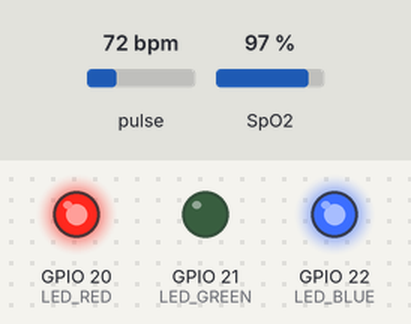
A sketch run on a simulated ESP32-C3. On the bench: output pins drawn as LEDs (lit = HIGH). The inputs (shaded band) are chosen by the test bench; at power-on: pulse 72 bpm, SpO2 97 %. What the sketch prints to the serial monitor is not drawn.

Above: at 2.4 s.
At 3.0 s:
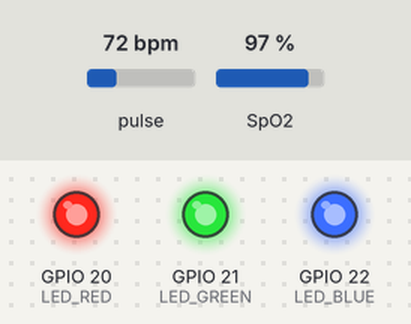
At 5.7 s:
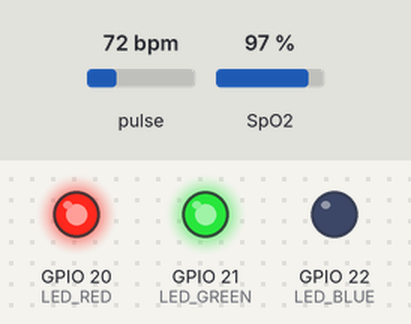
Timing chart, 0 to 7.2 s (numbered marks = the images above):
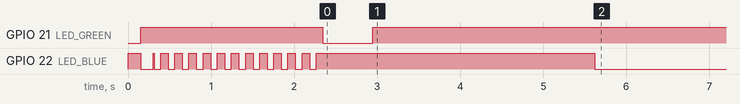

The sketch:

PruebaRL.ino
```cpp
#include <Wire.h>
#include "MAX30105.h"
#include "spo2_algorithm.h"

MAX30105 particleSensor;

#define XIAO_SDA 6
#define XIAO_SCL 7
#define BUFFER_SIZE 100

#define LED_RED 20
#define LED_GREEN 21
#define LED_BLUE 22

uint32_t irBuffer[BUFFER_SIZE];
uint32_t redBuffer[BUFFER_SIZE];

int32_t spo2;
int8_t validSPO2;
int32_t pulseRate;
int8_t validPulseRate;

// ===== VARIABLES OPTIMIZADAS =====
float finalLPM = 0;
float finalSpO2 = 0;
bool calibrado = false;
float factorCorreccion = 0.52;  // Ajustado: 100→52 (0.52) está bien
float ultimaLPMCruda = 0;

void apagarLEDS() {
  digitalWrite(LED_RED, HIGH);
  digitalWrite(LED_GREEN, HIGH);
  digitalWrite(LED_BLUE, HIGH);
}

void setup() {
  Serial.begin(115200);

  pinMode(LED_RED, OUTPUT);
  pinMode(LED_GREEN, OUTPUT);
  pinMode(LED_BLUE, OUTPUT);
  apagarLEDS();

  Serial.println(F("\n OXÍMETRO - MODO PRUEBAS (ESP32-C3)"));
  Serial.println(F("=====================================\n"));

  // Arranque visual corto
  digitalWrite(LED_GREEN, LOW); delay(150); digitalWrite(LED_GREEN, HIGH);
  digitalWrite(LED_BLUE, LOW);  delay(150); digitalWrite(LED_BLUE, HIGH);

  // I2C
  Wire.begin(XIAO_SDA, XIAO_SCL);
  Wire.setClock(400000); // Fast mode OK

  if (!particleSensor.begin(Wire, I2C_SPEED_FAST)) {
    Serial.println(F(" Sensor no detectado"));
    while (1) {
      digitalWrite(LED_RED, LOW); delay(250);
      digitalWrite(LED_RED, HIGH); delay(250);
    }
  }

  Serial.println(F("Sensor OK"));

  // ===== CONFIGURACIÓN LIGERA =====
  byte ledBrightness = 40;     // Menos corriente
  byte sampleAverage = 2;      // Menos carga interna
  byte ledMode = 2;            // RED + IR (SpO2)
  int  sampleRate = 50;        // 50 Hz es suficiente
  int  pulseWidth = 215;       // Menor resolución, menos carga
  int  adcRange = 8192;        // 13-bit efectivo

  particleSensor.setup(
    ledBrightness,
    sampleAverage,
    ledMode,
    sampleRate,
    pulseWidth,
    adcRange
  );

  // Amplitud LED moderada
  particleSensor.setPulseAmplitudeRed(0x18); // ~9%
  particleSensor.setPulseAmplitudeIR(0x18);

  Serial.println(F("\n Configuración ligera aplicada"));
  Serial.println(F("👆 Coloca tu dedo (calibración corta)\n"));

  // ===== CALIBRACIÓN MUY CORTA =====
  unsigned long inicio = millis();
  while (millis() - inicio < 2000) {   // 2 segundos
    uint32_t ir = particleSensor.getIR();

    static unsigned long ultimoReporte = 0;
    if (millis() - ultimoReporte > 1000) {
      ultimoReporte = millis();
      Serial.print(F("IR: "));
      Serial.println(ir);
    }

    digitalWrite(LED_BLUE, LOW);
    delay(80);
    digitalWrite(LED_BLUE, HIGH);
    delay(80);
  }

  calibrado = true;

  Serial.println(F("\n LISTO (modo pruebas)"));

  digitalWrite(LED_GREEN, LOW);
  delay(600);
  digitalWrite(LED_GREEN, HIGH);
}
void loop() {
  if (!calibrado) return;

  static unsigned long lastProcess = 0;
  static bool esperandoDedo = true;

  uint32_t irValue = particleSensor.getIR();

  // ===== DETECCIÓN DE DEDO =====
  if (irValue < 3000) {
    if (!esperandoDedo) {
      esperandoDedo = true;
      finalLPM = 0;
      finalSpO2 = 0;
      apagarLEDS();
      Serial.println(F(" Esperando dedo..."));
    }

    // Parpadeo azul lento (no bloqueante)
    static bool ledState = false;
    static unsigned long lastBlink = 0;
    if (millis() - lastBlink > 1500) {
      lastBlink = millis();
      ledState = !ledState;
      digitalWrite(LED_BLUE, ledState ? LOW : HIGH);
    }

    delay(20);   // Cede CPU (RTOS friendly)
    return;
  }

  // Si el dedo acaba de colocarse
  if (esperandoDedo) {
    esperandoDedo = false;
    apagarLEDS();
    Serial.println(F(" Dedo detectado"));
  }

  // ===== PROCESAR SOLO CADA ~1.2s =====
  if (millis() - lastProcess < 1200) {
    delay(5);
    return;
  }
  lastProcess = millis();

  // ===== CAPTURA DE MUESTRAS =====
  for (uint8_t i = 0; i < BUFFER_SIZE; i++) {
    unsigned long t0 = millis();
    while (!particleSensor.available()) {
      particleSensor.check();
      delay(1);  // 🔴 CRÍTICO para ESP32
      if (millis() - t0 > 20) break; // evita bloqueo eterno
    }

    redBuffer[i] = particleSensor.getRed();
    irBuffer[i]  = particleSensor.getIR();
    particleSensor.nextSample();
  }

  // ===== PROCESAMIENTO MAXIM =====
  maxim_heart_rate_and_oxygen_saturation(
    irBuffer,
    BUFFER_SIZE,
    redBuffer,
    &spo2,
    &validSPO2,
    &pulseRate,
    &validPulseRate
  );

  if (!(validSPO2 && validPulseRate)) {
    static uint8_t errores = 0;
    if (++errores % 10 == 0) Serial.print(F("."));
    return;
  }

  // ===== POST-PROCESADO LIGERO =====
  float rawLPM  = pulseRate * factorCorreccion;
  float rawSpO2 = spo2 + 4.0;

  // Límites
  rawLPM  = constrain(rawLPM, 45, 180);
  rawSpO2 = constrain(rawSpO2, 95, 100);

  ultimaLPMCruda = rawLPM;

  // EMA (mantener)
  if (finalLPM == 0) {
    finalLPM  = rawLPM;
    finalSpO2 = rawSpO2;
  } else {
    finalLPM  = rawLPM  * 0.15 + finalLPM  * 0.85;
    finalSpO2 = rawSpO2 * 0.10 + finalSpO2 * 0.90;
  }

  // ===== ESTADO =====
  bool enEjercicio = finalLPM > 100;

  // ===== SALIDA SERIAL (LIGERA) =====
  Serial.print(F(" "));
  Serial.print((int)finalLPM);
  Serial.print(F(" LPM | "));
  Serial.print((int)finalSpO2);
  Serial.print(F("%"));

  if (enEjercicio) Serial.print(F(" RUN"));
  else Serial.print(F(" REST"));

  if (irValue > 15000) Serial.print(F(" OK"));

  Serial.println();

  // ===== LEDs =====
  apagarLEDS();
  if (enEjercicio) {
    digitalWrite(LED_RED, LOW);
  } else if (finalLPM < 60) {
    digitalWrite(LED_BLUE, LOW);
  } else {
    digitalWrite(LED_GREEN, LOW);
  }
}
```

Measured:
- by itself, GPIO 22 (LED_BLUE): goes LOW 0.15 s, HIGH 0.01 s, 11 × (LOW 0.08 s, HIGH 0.09 s), LOW 0.08 s, HIGH 3.4 s, then LOW
